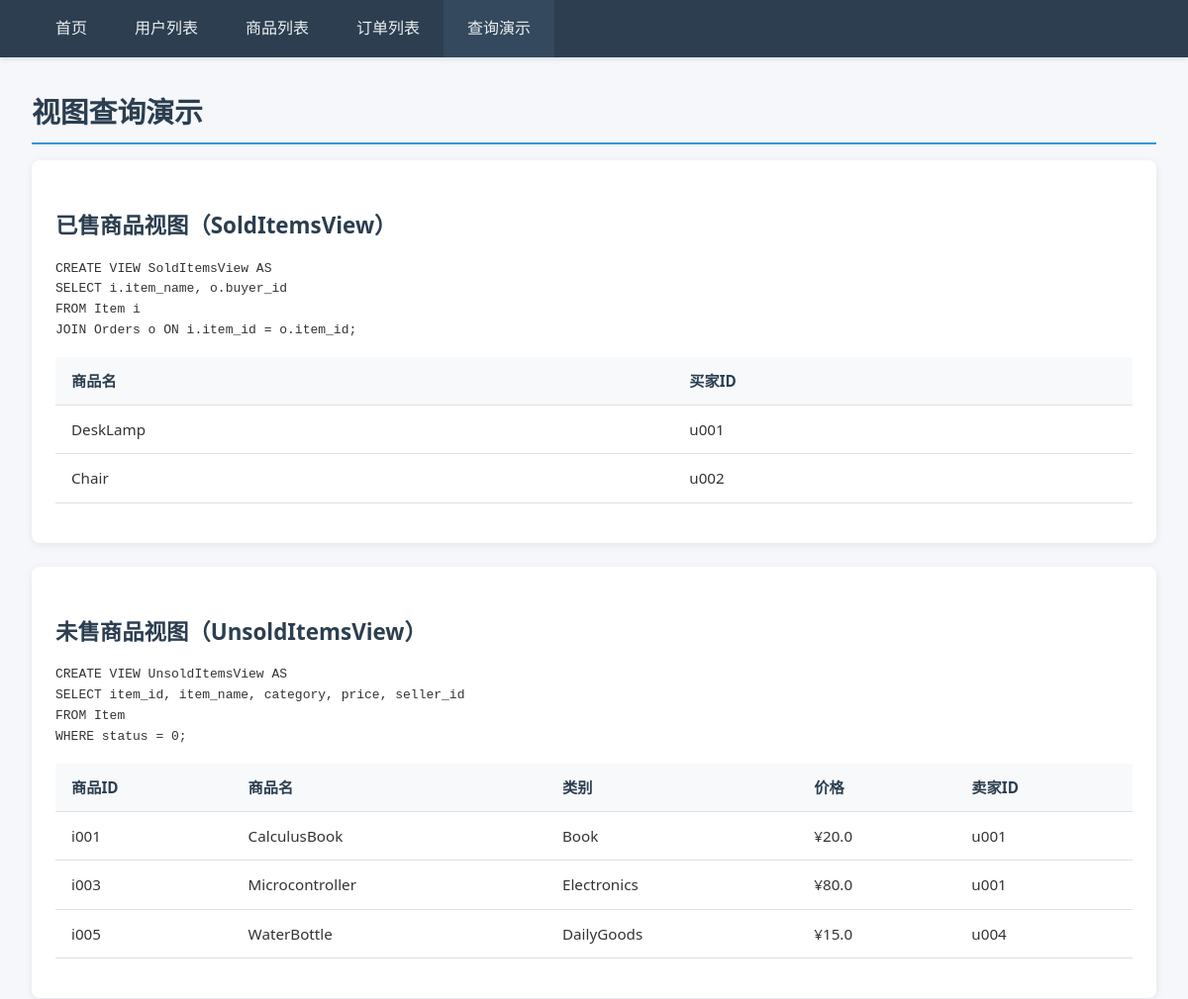
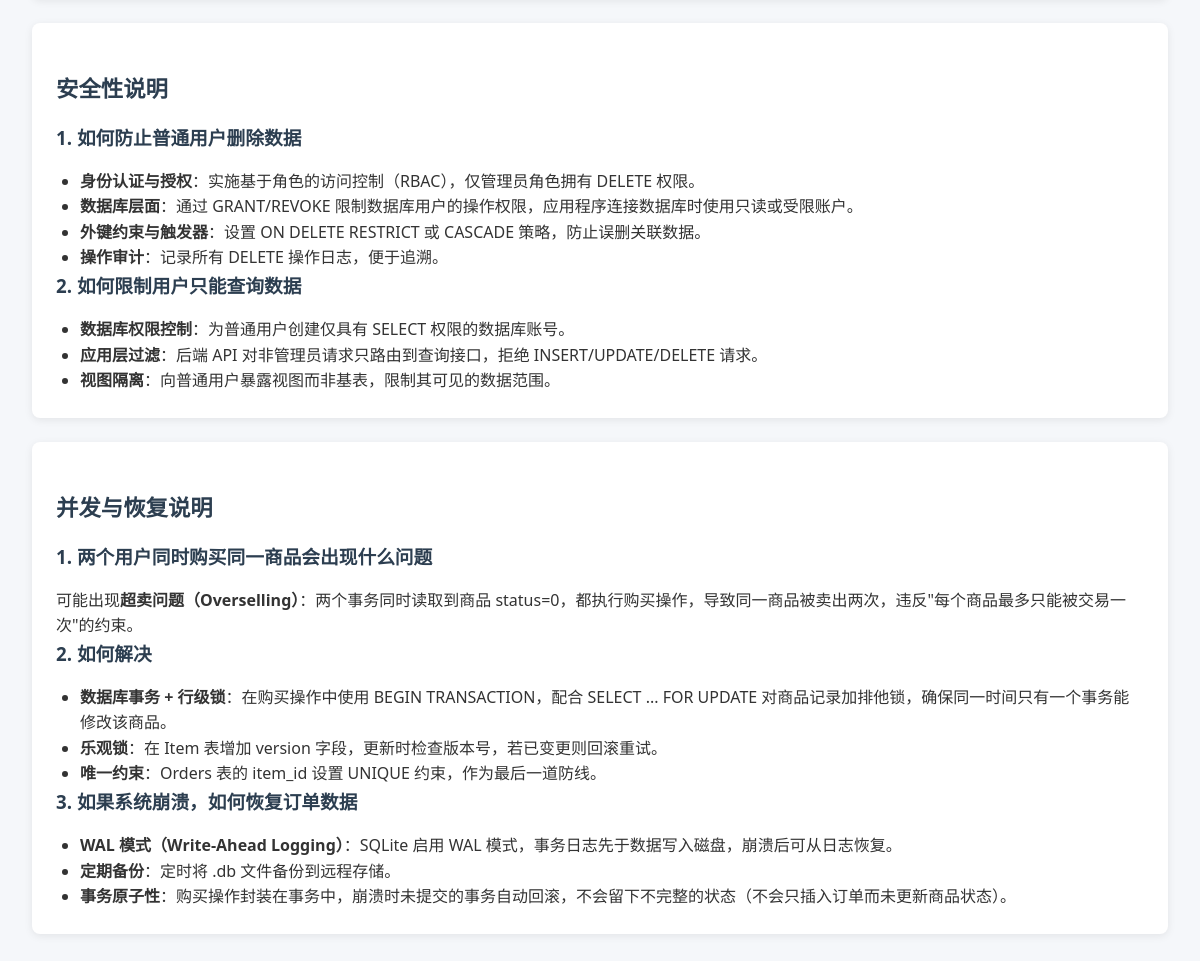
The page /queries on the database its author committed (2 pictures, top to bottom).
### tables this page shows
CREATE TABLE Orders (
        order_id TEXT PRIMARY KEY,
        item_id TEXT NOT NULL UNIQUE,
        buyer_id TEXT NOT NULL,
        order_date TEXT NOT NULL,
        FOREIGN KEY (item_id) REFERENCES Item(item_id),
        FOREIGN KEY (buyer_id) REFERENCES User(user_id)
    );

CREATE TABLE Item (
        item_id TEXT PRIMARY KEY,
        item_name TEXT NOT NULL,
        category TEXT NOT NULL,
        price REAL NOT NULL CHECK(price >= 0),
        status INTEGER NOT NULL DEFAULT 0 CHECK(status IN (0, 1)),
        seller_id TEXT NOT NULL,
        FOREIGN KEY (seller_id) REFERENCES User(user_id)
    );

### app.py (the view)
@app.route('/queries')
def queries():
    conn = get_connection()
    cursor = conn.cursor()
    sold_view = cursor.execute('SELECT * FROM SoldItemsView').fetchall()
    unsold_view = cursor.execute('SELECT * FROM UnsoldItemsView').fetchall()
    conn.close()
    return render_template('queries.html', sold_view=sold_view, unsold_view=unsold_view)

### app.py (called while the page is built)
@app.before_request
def enable_foreign_keys():
    conn = get_connection()
    conn.execute('PRAGMA foreign_keys = ON')
    conn.close()

### database.py (called while the page is built)
def get_connection():
    conn = sqlite3.connect(DB_PATH)
    conn.row_factory = sqlite3.Row
    return conn

### templates/queries.html (shortened to what this page needs)
{% extends "base.html" %}
{% block content %}
<h1>视图查询演示</h1>
<div class="card">
    <h2>已售商品视图（SoldItemsView）</h2>
    <pre>CREATE VIEW SoldItemsView AS
SELECT i.item_name, o.buyer_id
FROM Item i
JOIN Orders o ON i.item_id = o.item_id;</pre>
    <table>
        <thead>
            <tr><th>商品名</th><th>买家ID</th></tr>
        </thead>
        <tbody>
            {% for row in sold_view %}
            <tr>
                <td>{{ row.item_name }}</td>
                <td>{{ row.buyer_id }}</td>
            </tr>
            {% endfor %}
        </tbody>
    </table>
</div>
<div class="card">
    <h2>未售商品视图（UnsoldItemsView）</h2>
    <pre>CREATE VIEW UnsoldItemsView AS
SELECT item_id, item_name, category, price, seller_id
FROM Item
WHERE status = 0;</pre>
    <table>
        <thead>
            <tr><th>商品ID</th><th>商品名</th><th>类别</th><th>价格</th><th>卖家ID</th></tr>
        </thead>
        <tbody>
            {% for row in unsold_view %}
            <tr>
                <td>{{ row.item_id }}</td>
                <td>{{ row.item_name }}</td>
                <td>{{ row.category }}</td>
                <td>¥{{ row.price }}</td>
                <td>{{ row.seller_id }}</td>
            </tr>
            {% endfor %}
        </tbody>
    </table>
</div>
<div class="card">
    <h2>安全性说明</h2>
    <h3>1. 如何防止普通用户删除数据</h3>
    <ul style="margin-left: 1.5rem;">
        <li><strong>身份认证与授权</strong>：实施基于角色的访问控制（RBAC），仅管理员角色拥有 DELETE 权限。</li>
        <li><strong>数据库层面</strong>：通过 GRANT/REVOKE 限制数据库用户的操作权限，应用程序连接数据库时使用只读或受限账户。</li>
        <li><strong>外键约束与触发器</strong>：设置 ON DELETE RESTRICT 或 CASCADE 策略，防止误删关联数据。</li>
        <li><strong>操作审计</strong>：记录所有 DELETE 操作日志，便于追溯。</li>
    </ul>
    <h3>2. 如何限制用户只能查询数据</h3>
    <ul style="margin-left: 1.5rem;">
        <li><strong>数据库权限控制</strong>：为普通用户创建仅具有 SELECT 权限的数据库账号。</li>
        <li><strong>应用层过滤</strong>：后端 API 对非管理员请求只路由到查询接口，拒绝 INSERT/UPDATE/DELETE 请求。</li>
        <li><strong>视图隔离</strong>：向普通用户暴露视图而非基表，限制其可见的数据范围。</li>
    </ul>
</div>
<div class="card">
    <h2>并发与恢复说明</h2>
    <h3>1. 两个用户同时购买同一商品会出现什么问题</h3>
    <p>可能出现<strong>超卖问题（Overselling）</strong>：两个事务同时读取到商品 status=0，都执行购买操作，导致同一商品被卖出两次，违反"每个商品最多只能被交易一次"的约束。</p>
    <h3>2. 如何解决</h3>
    <ul style="margin-left: 1.5rem;">
        <li><strong>数据库事务 + 行级锁</strong>：在购买操作中使用 BEGIN TRANSACTION，配合 SELECT ... FOR UPDATE 对商品记录加排他锁，确保同一时间只有一个事务能修改该商品。</li>
        <li><strong>乐观锁</strong>：在 Item 表增加 version 字段，更新时检查版本号，若已变更则回滚重试。</li>
        <li><strong>唯一约束</strong>：Orders 表的 item_id 设置 UNIQUE 约束，作为最后一道防线。</li>
    </ul>
    <h3>3. 如果系统崩溃，如何恢复订单数据</h3>
    <ul style="margin-left: 1.5rem;">
        <li><strong>WAL 模式（Write-Ahead Logging）</strong>：SQLite 启用 WAL 模式，事务日志先于数据写入磁盘，崩溃后可从日志恢复。</li>
        <li><strong>定期备份</strong>：定时将 .db 文件备份到远程存储。</li>
        <li><strong>事务原子性</strong>：购买操作封装在事务中，崩溃时未提交的事务自动回滚，不会留下不完整的状态（不会只插入订单而未更新商品状态）。</li>
    </ul>
</div>
{% endblock %}

### static/style.css (style rules this page uses)
* { margin: 0; padding: 0; box-sizing: border-box; }
body { font-family: 'Segoe UI', Tahoma, Geneva, Verdana, sans-serif; background: #f5f7fa; color: #333; line-height: 1.6; }
.card { background: #fff; border-radius: 8px; padding: 1.5rem; margin-bottom: 1.5rem; box-shadow: 0 2px 8px rgba(0,0,0,0.08); }
h1, h2, h3 { margin-bottom: 1rem; color: #2c3e50; }
h1 { font-size: 1.8rem; border-bottom: 2px solid #3498db; padding-bottom: 0.5rem; }
h2 { font-size: 1.4rem; margin-top: 1.5rem; }
table { width: 100%; border-collapse: collapse; margin: 1rem 0; font-size: 0.95rem; }
th, td { padding: 0.75rem 1rem; text-align: left; border-bottom: 1px solid #e0e0e0; }
th { background: #f8f9fa; font-weight: 600; color: #2c3e50; }

### rows shown on the page
Orders: item_name "DeskLamp", buyer_id "u001"
Orders: item_name "Chair", buyer_id "u002"
Item: item_id "i001", item_name "CalculusBook", category "Book", price "20.0", seller_id "u001"
Item: item_id "i003", item_name "Microcontroller", category "Electronics", price "80.0", seller_id "u001"
Item: item_id "i005", item_name "WaterBottle", category "DailyGoods", price "15.0", seller_id "u004"
